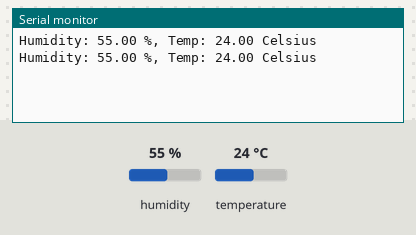
A sketch run on a simulated Arduino Uno, built with avr-gcc and run on an emulated ATmega328P. On the bench: the last lines printed to the serial monitor. The inputs (shaded band) are chosen by the test bench; at power-on: humidity 55 %, temperature 24 °C.

Above: at 4.8 s.
4.9 s: humidity set to 22 %
At 6.7 s:
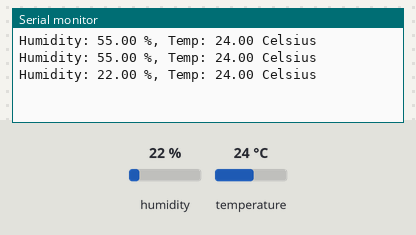
7.9 s: temperature set to 12 °C
At 9.1 s:
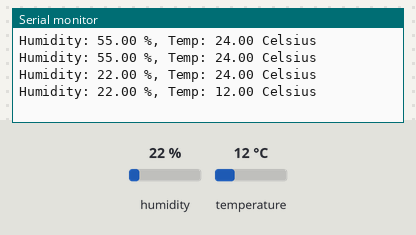
10.9 s: humidity set to 40 %
At 12.8 s:
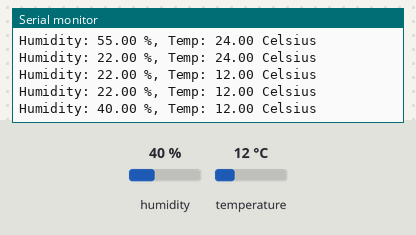
Timing chart, 0 to 14.3 s (numbered marks = the images above; inputs shaded):
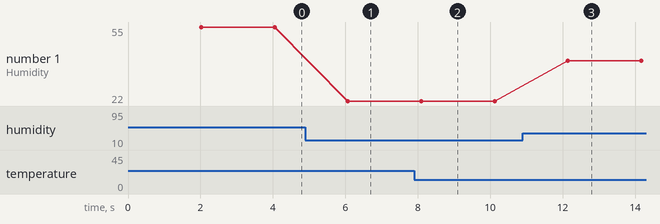

Measured:
- after the input at 4.9 s, the serial monitor: prints a new line after 1.2 s (image 1)
- after the input at 7.9 s, the serial monitor: prints a new line after 0.20 s (image 2)
- after the input at 10.9 s, the serial monitor: prints a new line after 1.2 s (image 3)
- plotted number 1: 55 → 22 after the input at 4.9 s, 22 → 40 after the input at 10.9 s

The sketch:

002_DHT11.ino
```cpp
// Include DHT Libraries from Adafruit
// Dependant upon Adafruit_Sensors Library

#include "DHT.h";

// Define Constants

#define DHTPIN 2     // DHT-22 Output Pin connection
#define DHTTYPE DHT11   // DHT Type is DHT 22 (AM2302)

// Initialize DHT sensor for normal 16mhz Arduino

DHT dht(DHTPIN, DHTTYPE);


// Define Variables

float hum;  //Stores humidity value
float temp; //Stores temperature value

void setup()
{
  Serial.begin(9600);
  dht.begin();
}

void loop()
{
    delay(2000);  // Delay so sensor can stabalize

    hum = dht.readHumidity();  // Get Humidity value
    temp= dht.readTemperature();  // Get Temperature value

    // Print temperature and humidity values to serial monitor

    Serial.print("Humidity: ");
    Serial.print(hum);
    Serial.print(" %, Temp: ");
    Serial.print(temp);
    Serial.println(" Celsius");

}
```
